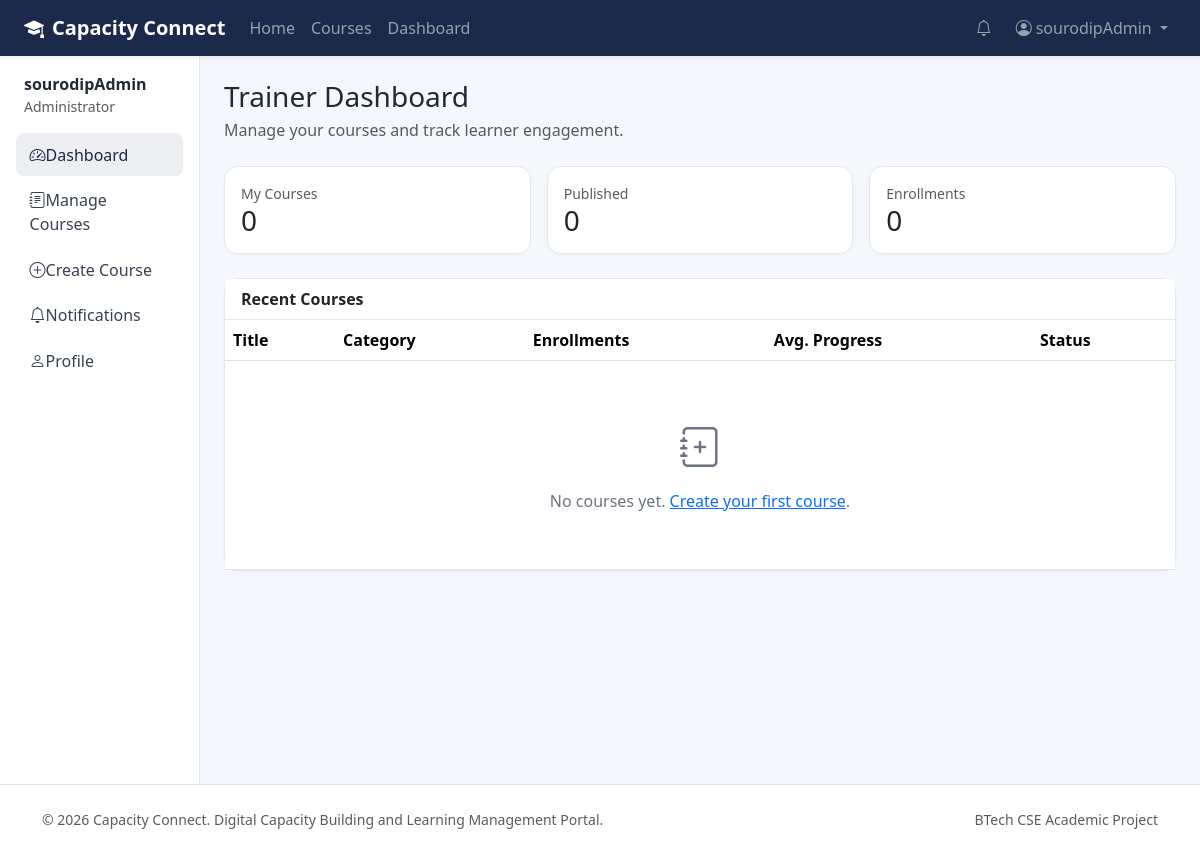
The page /accounts/dashboard/trainer/ (signed in) on the database its author committed.
### accounts/models.py (models this page shows, shortened)
class User(AbstractUser):
    class Role(models.TextChoices):
        ADMIN = "ADMIN", "Administrator"
        TRAINER = "TRAINER", "Trainer"
        STUDENT = "STUDENT", "Student"
    role = models.CharField(max_length=20, choices=Role.choices, default=Role.STUDENT)
    email = models.EmailField(unique=True)
    class Meta:
        ordering = ["username"]

### accounts/views.py (the view)
# urls.py: path("dashboard/trainer/", views.trainer_dashboard, name="trainer_dashboard"),
@trainer_required
def trainer_dashboard(request):
    courses_qs = Course.objects.filter(trainer=request.user).order_by("-created_at")
    courses = list(courses_qs[:5])
    course_ids = list(courses_qs.values_list("id", flat=True))
    enrollments = attach_progress_to_enrollments(
        Enrollment.objects.filter(course_id__in=[c.id for c in courses]).select_related("course", "student")
    )
    progress_by_course = {}
    for enrollment in enrollments:
        progress_by_course.setdefault(enrollment.course_id, []).append(enrollment.progress["percentage"])
    for course in courses:
        percentages = progress_by_course.get(course.id, [])
        course.enrollment_count = len(percentages)
        course.average_progress = round(sum(percentages) / len(percentages), 1) if percentages else 0.0
    context = {
        "courses": courses,
        "course_count": courses_qs.count(),
        "published_count": courses_qs.filter(status=Course.Status.PUBLISHED).count(),
        "enrollment_count": Enrollment.objects.filter(course_id__in=course_ids).count(),
    }
    return render(request, "accounts/trainer_dashboard.html", context)

### core/context_processors.py (called while the page is built)
def global_notifications(request):
    if request.user.is_authenticated:
        from notifications.models import Notification
        unread = Notification.objects.filter(recipient=request.user, is_read=False)
        return {
            "global_unread_notification_count": unread.count(),
            "global_recent_notifications": unread.select_related("sender")[:5],
        }
    return {"global_unread_notification_count": 0, "global_recent_notifications": []}

### progress/services.py (called while the page is built, shortened)
def attach_progress_to_enrollments(enrollments):
    enrollments = list(enrollments)
    if not enrollments:
        return enrollments

### templates/accounts/trainer_dashboard.html (shortened to what this page needs)
{% extends 'dashboard_base.html' %}
{% block sidebar %}
    <a class="nav-link active" href="{% url 'accounts:trainer_dashboard' %}"><i class="bi bi-speedometer2"></i>Dashboard</a>
    <a class="nav-link" href="{% url 'courses:course_manage' %}"><i class="bi bi-journal-text"></i>Manage Courses</a>
    <a class="nav-link" href="{% url 'courses:course_create' %}"><i class="bi bi-plus-circle"></i>Create Course</a>
    <a class="nav-link" href="{% url 'notifications:notification_list' %}"><i class="bi bi-bell"></i>Notifications</a>
    <a class="nav-link" href="{% url 'accounts:profile' %}"><i class="bi bi-person"></i>Profile</a>
{% endblock %}
{% block content %}
<div class="page-header">
    <h1 class="h3 mb-1">Trainer Dashboard</h1>
    <p class="text-muted mb-0">Manage your courses and track learner engagement.</p>
</div>
<div class="row g-3 mb-4">
    <div class="col-sm-4"><div class="card stat-card"><div class="card-body"><div class="text-muted small">My Courses</div><div class="h3 mb-0">{{ course_count }}</div></div></div></div>
    <div class="col-sm-4"><div class="card stat-card"><div class="card-body"><div class="text-muted small">Published</div><div class="h3 mb-0">{{ published_count }}</div></div></div></div>
    <div class="col-sm-4"><div class="card stat-card"><div class="card-body"><div class="text-muted small">Enrollments</div><div class="h3 mb-0">{{ enrollment_count }}</div></div></div></div>
</div>
<div class="card">
    <div class="card-header fw-semibold">Recent Courses</div>
    <div class="table-responsive">
        <table class="table mb-0 align-middle">
            <thead><tr><th>Title</th><th>Category</th><th>Enrollments</th><th>Avg. Progress</th><th>Status</th></tr></thead>
            <tbody>
            {% for course in courses %}
                <tr>
                    <td><a href="{% url 'courses:course_detail' course.pk %}">{{ course.title }}</a></td>
                    <td>{{ course.category }}</td>
                    <td>{{ course.enrollment_count }}</td>
                    <td style="min-width: 160px;">
                        <div class="d-flex justify-content-between small mb-1"><span>{{ course.average_progress }}%</span></div>
                        <div class="progress" role="progressbar" aria-valuenow="{{ course.average_progress }}" aria-valuemin="0" aria-valuemax="100">
                            <div class="progress-bar bg-success" style="width: {{ course.average_progress }}%"></div>
                        </div>
                    </td>
                    <td><span class="badge badge-status-{{ course.status|lower }}">{{ course.get_status_display }}</span></td>
                </tr>
            {% empty %}
                <tr><td colspan="5"><div class="empty-state"><i class="bi bi-journal-plus"></i><p class="mb-0">No courses yet. <a href="{% url 'courses:course_create' %}">Create your first course</a>.</p></div></td></tr>
            {% endfor %}
            </tbody>
        </table>
    </div>
</div>
{% endblock %}

### templates/dashboard_base.html (shortened to what this page needs)
{% extends 'base.html' %}
{% block nav_container_fluid %}-fluid px-4{% endblock %}
{% block page_wrapper %}
<div class="container-fluid px-0">
    <div class="row g-0">
        <aside class="col-lg-2 sidebar p-3">
            <div class="mb-3 px-2">
                <div class="fw-semibold">{{ user.get_full_name|default:user.username }}</div>
                <div class="small text-muted">{{ user.get_role_display }}</div>
            </div>
            <nav class="nav flex-column">
                {% block sidebar %}{% endblock %}
            </nav>
        </aside>
        <main class="col-lg-10 p-4">
            {% block content %}{% endblock %}
        </main>
    </div>
</div>
{% endblock %}

### templates/base.html (shortened to what this page needs)
{% load static %}
<!DOCTYPE html>
<html lang="en">
<head>
    <link href="https://cdn.jsdelivr.net/npm/bootstrap@5.3.3/dist/css/bootstrap.min.css" rel="stylesheet">
    <link href="https://cdn.jsdelivr.net/npm/bootstrap-icons@1.11.3/font/bootstrap-icons.min.css" rel="stylesheet">
    <link rel="stylesheet" href="{% static 'css/style.css' %}">
</head>
<body>
<nav class="navbar navbar-expand-lg navbar-dark bg-primary-dark sticky-top shadow-sm">
    <div class="container{% block nav_container_fluid %}{% endblock %}">
        <a class="navbar-brand fw-bold" href="{% url 'home' %}">
            <i class="bi bi-mortarboard-fill me-2"></i>Capacity Connect
        </a>
        <div class="collapse navbar-collapse" id="mainNav">
            <ul class="navbar-nav me-auto mb-2 mb-lg-0">
                <li class="nav-item"><a class="nav-link" href="{% url 'home' %}">Home</a></li>
                <li class="nav-item"><a class="nav-link" href="{% url 'courses:course_list' %}">Courses</a></li>
                {% if user.is_authenticated %}
                <li class="nav-item"><a class="nav-link" href="{% url 'accounts:dashboard_redirect' %}">Dashboard</a></li>
                {% endif %}
            </ul>
            <ul class="navbar-nav ms-auto align-items-lg-center">
                {% if user.is_authenticated %}
                <li class="nav-item me-2">
                    <a class="nav-link position-relative" href="{% url 'notifications:notification_list' %}">
                        <i class="bi bi-bell"></i>
                    </a>
                </li>
                <li class="nav-item dropdown">
                    <a class="nav-link dropdown-toggle" href="#" data-bs-toggle="dropdown">
                        <i class="bi bi-person-circle me-1"></i>{{ user.get_short_name|default:user.username }}
                    </a>
                </li>
                {% else %}
                <li class="nav-item"><a class="nav-link" href="{% url 'accounts:login' %}">Login</a></li>
                <li class="nav-item"><a class="btn btn-accent ms-lg-2" href="{% url 'accounts:register' %}">Register</a></li>
                {% endif %}
            </ul>
        </div>
    </div>
</nav>
{% block page_wrapper %}{% endblock %}
<footer class="footer py-4 mt-auto border-top">
    <div class="container d-flex flex-column flex-md-row justify-content-between align-items-center gap-2">
        <div class="text-muted small">&copy; {% now "Y" %} Capacity Connect. Digital Capacity Building and Learning Management Portal.</div>
        <div class="small text-muted">BTech CSE Academic Project</div>
    </div>
</footer>
</body>
</html>

### static/css/style.css (style rules this page uses)
:root { --cc-primary: #1b2a4a; --cc-primary-soft: #243b66; --cc-accent: #14b8a6; --cc-accent-hover: #0d9488; --cc-bg: #f4f7fb; --cc-surface: #ffffff; --cc-text: #1f2937; --cc-muted: #6b7280; --cc-border: #e5e7eb; }
body { background: var(--cc-bg); color: var(--cc-text); min-height: 100vh; display: flex; flex-direction: column; }
.bg-primary-dark { background-color: var(--cc-primary) !important; }
.card { border: 1px solid var(--cc-border); border-radius: 0.85rem; box-shadow: 0 1px 3px rgba(15, 23, 42, 0.04); }
.card-header { background: #fff; border-bottom: 1px solid var(--cc-border); }
.sidebar { background: #fff; border-right: 1px solid var(--cc-border); min-height: calc(100vh - 72px); }
.sidebar .nav-link { color: #374151; border-radius: 0.5rem; padding: 0.6rem 0.85rem; margin-bottom: 0.15rem; }
.sidebar .nav-link:hover, .sidebar .nav-link.active { background: rgba(27, 42, 74, 0.08); color: var(--cc-primary); font-weight: 500; }
.sidebar .nav-link i { width: 1.4rem; }
.page-header { margin-bottom: 1.5rem; }
.page-header h1, .page-header h2 { margin-bottom: 0.25rem; }
.table > :not(caption) > * > * { vertical-align: middle; }
.footer { background: #fff; margin-top: auto; }
.empty-state { text-align: center; padding: 3rem 1rem; color: var(--cc-muted); }
.empty-state i { font-size: 2.5rem; display: block; margin-bottom: 0.75rem; }

### rows shown on the page
User: get_short_name "sourodipAdmin", get_full_name "sourodipAdmin", role "Administrator"

### other values the page prints
{{ course_count }} "0"
{{ published_count }} "0"
{{ enrollment_count }} "0"
